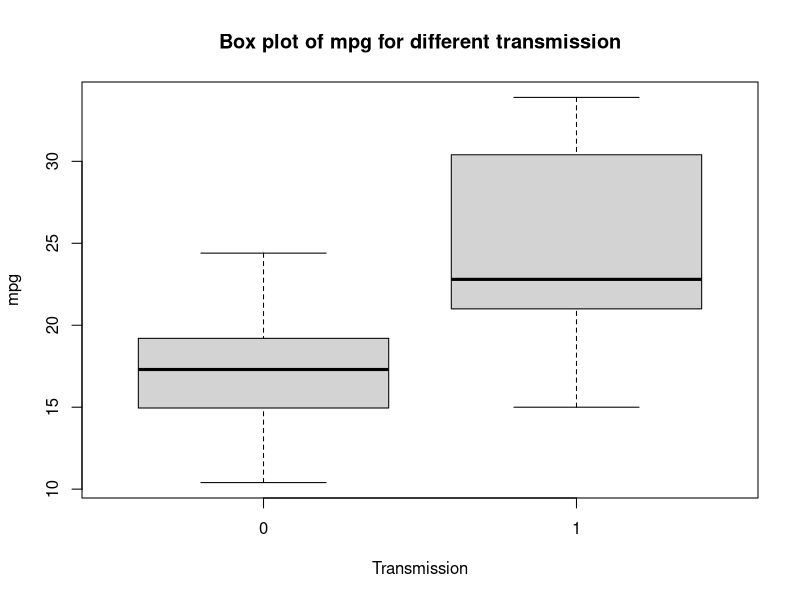
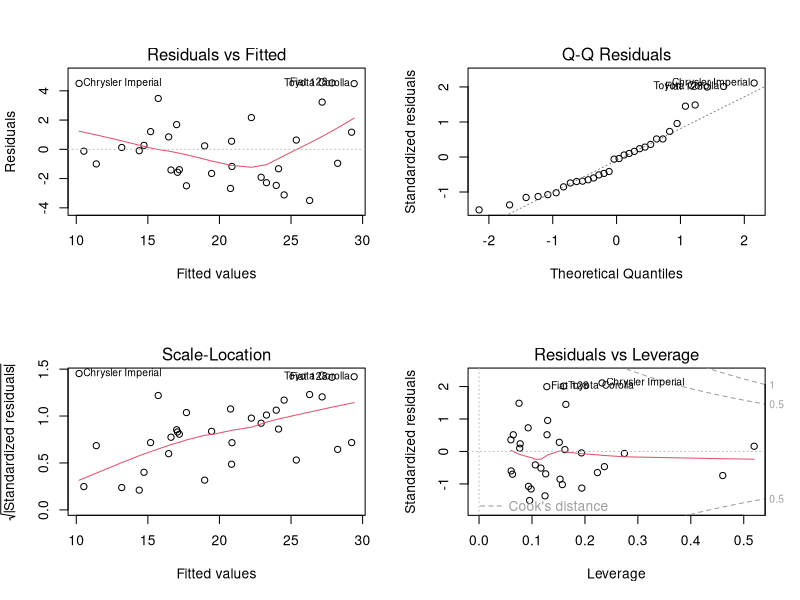

Here is the R script that generated these plots, in order:
## ---- chunk 1
summary(mtcars$mpg[mtcars$am==0])
sd(mtcars$mpg[mtcars$am==0])
## ---- chunk 2
summary(mtcars$mpg[mtcars$am==1])
sd(mtcars$mpg[mtcars$am==1])

## ---- chunk 3
boxplot(mtcars$mpg ~ mtcars$am,
        main='Box plot of mpg for different transmission', 
        xlab='Transmission', ylab='mpg')
## ---- chunk 4
m0<-lm(mpg~am,data=mtcars)
biggest <- formula(lm(mpg~.,data=mtcars))
m1<-step(m0, direction='forward', scope=biggest)
## ---- chunk 5
summary(m1)
## ---- chunk 6
par(mfrow = c(2, 2))
plot(m1)
